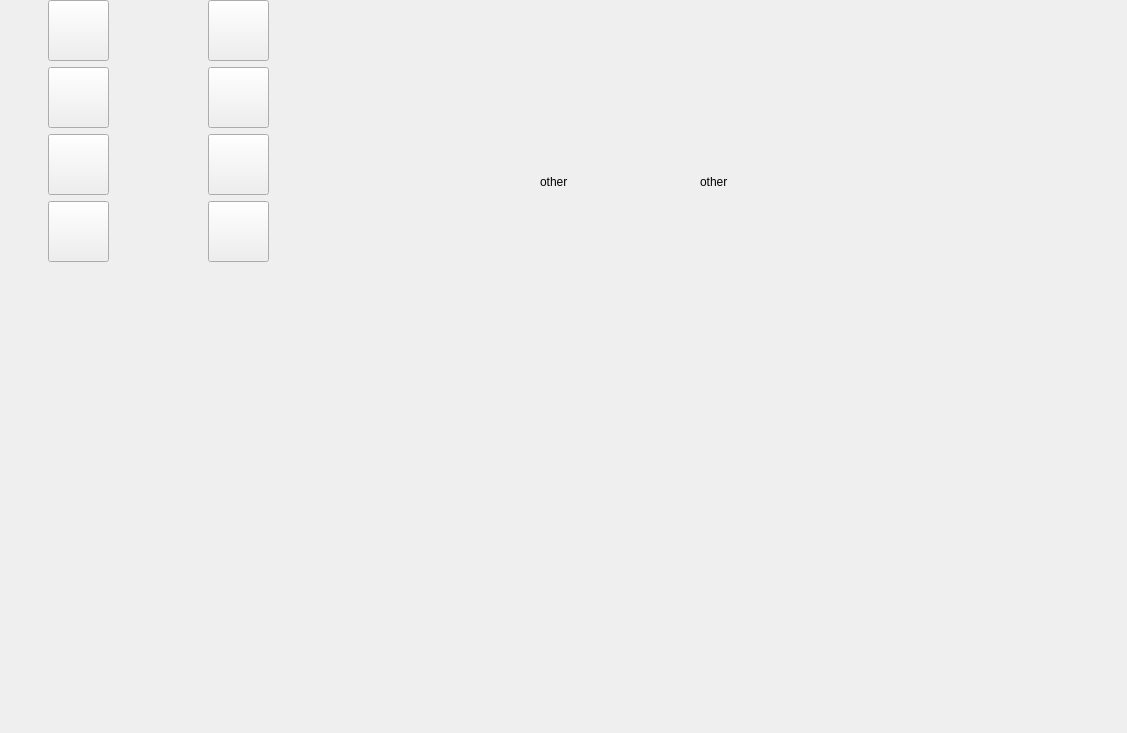
<?xml version="1.0" encoding="UTF-8"?>
<ui version="4.0">
 <class>OtherSettingsButton</class>
 <widget class="QWidget" name="OtherSettingsButton">
  <property name="geometry">
   <rect>
    <x>0</x>
    <y>0</y>
    <width>1127</width>
    <height>733</height>
   </rect>
  </property>
  <property name="minimumSize">
   <size>
    <width>1127</width>
    <height>733</height>
   </size>
  </property>
  <property name="maximumSize">
   <size>
    <width>1127</width>
    <height>733</height>
   </size>
  </property>
  <property name="windowTitle">
   <string>Form</string>
  </property>
  <widget class="QWidget" name="layoutWidget">
   <property name="geometry">
    <rect>
     <x>0</x>
     <y>0</y>
     <width>157</width>
     <height>731</height>
    </rect>
   </property>
   <layout class="QVBoxLayout" name="verticalLayout">
    <item>
     <layout class="QHBoxLayout" name="horizontalLayout">
      <item>
       <spacer name="horizontalSpacer">
        <property name="orientation">
         <enum>Qt::Horizontal</enum>
        </property>
        <property name="sizeHint" stdset="0">
         <size>
          <width>40</width>
          <height>20</height>
         </size>
        </property>
       </spacer>
      </item>
      <item>
       <widget class="QPushButton" name="pushButton">
        <property name="minimumSize">
         <size>
          <width>61</width>
          <height>61</height>
         </size>
        </property>
        <property name="maximumSize">
         <size>
          <width>61</width>
          <height>61</height>
         </size>
        </property>
        <property name="text">
         <string/>
        </property>
       </widget>
      </item>
      <item>
       <spacer name="horizontalSpacer_2">
        <property name="orientation">
         <enum>Qt::Horizontal</enum>
        </property>
        <property name="sizeHint" stdset="0">
         <size>
          <width>40</width>
          <height>20</height>
         </size>
        </property>
       </spacer>
      </item>
     </layout>
    </item>
    <item>
     <layout class="QHBoxLayout" name="horizontalLayout_2">
      <item>
       <spacer name="horizontalSpacer_3">
        <property name="orientation">
         <enum>Qt::Horizontal</enum>
        </property>
        <property name="sizeHint" stdset="0">
         <size>
          <width>40</width>
          <height>20</height>
         </size>
        </property>
       </spacer>
      </item>
      <item>
       <widget class="QPushButton" name="pushButton_2">
        <property name="minimumSize">
         <size>
          <width>61</width>
          <height>61</height>
         </size>
        </property>
        <property name="maximumSize">
         <size>
          <width>61</width>
          <height>61</height>
         </size>
        </property>
        <property name="text">
         <string/>
        </property>
       </widget>
      </item>
      <item>
       <spacer name="horizontalSpacer_4">
        <property name="orientation">
         <enum>Qt::Horizontal</enum>
        </property>
        <property name="sizeHint" stdset="0">
         <size>
          <width>40</width>
          <height>20</height>
         </size>
        </property>
       </spacer>
      </item>
     </layout>
    </item>
    <item>
     <layout class="QHBoxLayout" name="horizontalLayout_3">
      <item>
       <spacer name="horizontalSpacer_5">
        <property name="orientation">
         <enum>Qt::Horizontal</enum>
        </property>
        <property name="sizeHint" stdset="0">
         <size>
          <width>40</width>
          <height>20</height>
         </size>
        </property>
       </spacer>
      </item>
      <item>
       <widget class="QPushButton" name="pushButton_3">
        <property name="minimumSize">
         <size>
          <width>61</width>
          <height>61</height>
         </size>
        </property>
        <property name="maximumSize">
         <size>
          <width>61</width>
          <height>61</height>
         </size>
        </property>
        <property name="text">
         <string/>
        </property>
       </widget>
      </item>
      <item>
       <spacer name="horizontalSpacer_6">
        <property name="orientation">
         <enum>Qt::Horizontal</enum>
        </property>
        <property name="sizeHint" stdset="0">
         <size>
          <width>40</width>
          <height>20</height>
         </size>
        </property>
       </spacer>
      </item>
     </layout>
    </item>
    <item>
     <layout class="QHBoxLayout" name="horizontalLayout_4">
      <item>
       <spacer name="horizontalSpacer_7">
        <property name="orientation">
         <enum>Qt::Horizontal</enum>
        </property>
        <property name="sizeHint" stdset="0">
         <size>
          <width>40</width>
          <height>20</height>
         </size>
        </property>
       </spacer>
      </item>
      <item>
       <widget class="QPushButton" name="pushButton_4">
        <property name="minimumSize">
         <size>
          <width>61</width>
          <height>61</height>
         </size>
        </property>
        <property name="maximumSize">
         <size>
          <width>61</width>
          <height>61</height>
         </size>
        </property>
        <property name="text">
         <string/>
        </property>
       </widget>
      </item>
      <item>
       <spacer name="horizontalSpacer_8">
        <property name="orientation">
         <enum>Qt::Horizontal</enum>
        </property>
        <property name="sizeHint" stdset="0">
         <size>
          <width>40</width>
          <height>20</height>
         </size>
        </property>
       </spacer>
      </item>
     </layout>
    </item>
    <item>
     <spacer name="verticalSpacer">
      <property name="orientation">
       <enum>Qt::Vertical</enum>
      </property>
      <property name="sizeHint" stdset="0">
       <size>
        <width>20</width>
        <height>40</height>
       </size>
      </property>
     </spacer>
    </item>
   </layout>
  </widget>
  <widget class="QStackedWidget" name="stackedWidget">
   <property name="geometry">
    <rect>
     <x>160</x>
     <y>0</y>
     <width>961</width>
     <height>731</height>
    </rect>
   </property>
   <widget class="QWidget" name="page">
    <widget class="QLabel" name="label">
     <property name="geometry">
      <rect>
       <x>380</x>
       <y>170</y>
       <width>108</width>
       <height>24</height>
      </rect>
     </property>
     <property name="text">
      <string>other</string>
     </property>
    </widget>
    <widget class="QStackedWidget" name="stackedWidget_2">
     <property name="geometry">
      <rect>
       <x>160</x>
       <y>0</y>
       <width>961</width>
       <height>731</height>
      </rect>
     </property>
     <widget class="QWidget" name="page_3">
      <widget class="QLabel" name="label_2">
       <property name="geometry">
        <rect>
         <x>380</x>
         <y>170</y>
         <width>108</width>
         <height>24</height>
        </rect>
       </property>
       <property name="text">
        <string>other</string>
       </property>
      </widget>
     </widget>
     <widget class="QWidget" name="page_4"/>
    </widget>
    <widget class="QWidget" name="layoutWidget_2">
     <property name="geometry">
      <rect>
       <x>0</x>
       <y>0</y>
       <width>157</width>
       <height>731</height>
      </rect>
     </property>
     <layout class="QVBoxLayout" name="verticalLayout_2">
      <item>
       <layout class="QHBoxLayout" name="horizontalLayout_5">
        <item>
         <spacer name="horizontalSpacer_9">
          <property name="orientation">
           <enum>Qt::Horizontal</enum>
          </property>
          <property name="sizeHint" stdset="0">
           <size>
            <width>40</width>
            <height>20</height>
           </size>
          </property>
         </spacer>
        </item>
        <item>
         <widget class="QPushButton" name="pushButton_5">
          <property name="minimumSize">
           <size>
            <width>61</width>
            <height>61</height>
           </size>
          </property>
          <property name="maximumSize">
           <size>
            <width>61</width>
            <height>61</height>
           </size>
          </property>
          <property name="text">
           <string/>
          </property>
         </widget>
        </item>
        <item>
         <spacer name="horizontalSpacer_10">
          <property name="orientation">
           <enum>Qt::Horizontal</enum>
          </property>
          <property name="sizeHint" stdset="0">
           <size>
            <width>40</width>
            <height>20</height>
           </size>
          </property>
         </spacer>
        </item>
       </layout>
      </item>
      <item>
       <layout class="QHBoxLayout" name="horizontalLayout_6">
        <item>
         <spacer name="horizontalSpacer_11">
          <property name="orientation">
           <enum>Qt::Horizontal</enum>
          </property>
          <property name="sizeHint" stdset="0">
           <size>
            <width>40</width>
            <height>20</height>
           </size>
          </property>
         </spacer>
        </item>
        <item>
         <widget class="QPushButton" name="pushButton_6">
          <property name="minimumSize">
           <size>
            <width>61</width>
            <height>61</height>
           </size>
          </property>
          <property name="maximumSize">
           <size>
            <width>61</width>
            <height>61</height>
           </size>
          </property>
          <property name="text">
           <string/>
          </property>
         </widget>
        </item>
        <item>
         <spacer name="horizontalSpacer_12">
          <property name="orientation">
           <enum>Qt::Horizontal</enum>
          </property>
          <property name="sizeHint" stdset="0">
           <size>
            <width>40</width>
            <height>20</height>
           </size>
          </property>
         </spacer>
        </item>
       </layout>
      </item>
      <item>
       <layout class="QHBoxLayout" name="horizontalLayout_7">
        <item>
         <spacer name="horizontalSpacer_13">
          <property name="orientation">
           <enum>Qt::Horizontal</enum>
          </property>
          <property name="sizeHint" stdset="0">
           <size>
            <width>40</width>
            <height>20</height>
           </size>
          </property>
         </spacer>
        </item>
        <item>
         <widget class="QPushButton" name="pushButton_7">
          <property name="minimumSize">
           <size>
            <width>61</width>
            <height>61</height>
           </size>
          </property>
          <property name="maximumSize">
           <size>
            <width>61</width>
            <height>61</height>
           </size>
          </property>
          <property name="text">
           <string/>
          </property>
         </widget>
        </item>
        <item>
         <spacer name="horizontalSpacer_14">
          <property name="orientation">
           <enum>Qt::Horizontal</enum>
          </property>
          <property name="sizeHint" stdset="0">
           <size>
            <width>40</width>
            <height>20</height>
           </size>
          </property>
         </spacer>
        </item>
       </layout>
      </item>
      <item>
       <layout class="QHBoxLayout" name="horizontalLayout_8">
        <item>
         <spacer name="horizontalSpacer_15">
          <property name="orientation">
           <enum>Qt::Horizontal</enum>
          </property>
          <property name="sizeHint" stdset="0">
           <size>
            <width>40</width>
            <height>20</height>
           </size>
          </property>
         </spacer>
        </item>
        <item>
         <widget class="QPushButton" name="pushButton_8">
          <property name="minimumSize">
           <size>
            <width>61</width>
            <height>61</height>
           </size>
          </property>
          <property name="maximumSize">
           <size>
            <width>61</width>
            <height>61</height>
           </size>
          </property>
          <property name="text">
           <string/>
          </property>
         </widget>
        </item>
        <item>
         <spacer name="horizontalSpacer_16">
          <property name="orientation">
           <enum>Qt::Horizontal</enum>
          </property>
          <property name="sizeHint" stdset="0">
           <size>
            <width>40</width>
            <height>20</height>
           </size>
          </property>
         </spacer>
        </item>
       </layout>
      </item>
      <item>
       <spacer name="verticalSpacer_2">
        <property name="orientation">
         <enum>Qt::Vertical</enum>
        </property>
        <property name="sizeHint" stdset="0">
         <size>
          <width>20</width>
          <height>40</height>
         </size>
        </property>
       </spacer>
      </item>
     </layout>
    </widget>
   </widget>
   <widget class="QWidget" name="page_2"/>
  </widget>
 </widget>
 <resources/>
 <connections/>
</ui>
